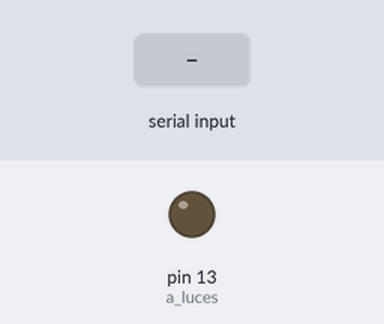
A sketch run on a simulated Arduino Uno, built with avr-gcc and run on an emulated ATmega328P. Parts: output pins drawn as LEDs (lit = HIGH). The test bench sets the inputs (shaded band).

Above: at 1.2 s.
1.3 s: "A" received over Serial
At 2.3 s:
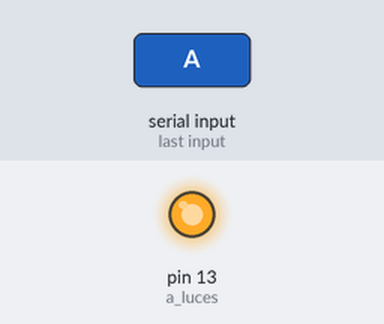
2.8 s: "B" received over Serial
At 3.5 s:
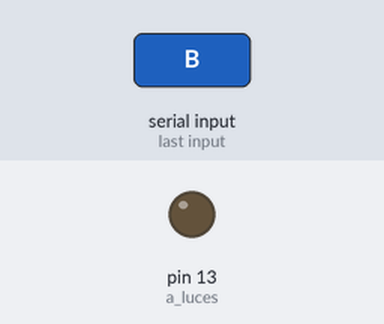
Timing chart, 0 to 5.8 s (numbered marks = the images above; inputs shaded):
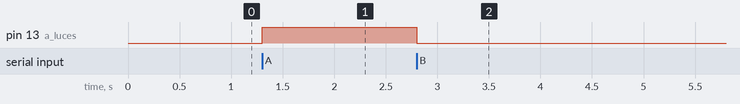

The sketch:

sketch_DomoticaEnMiCasa.ino
```cpp
/*
 *    ARCHIVO:   sketch_DomoticaEnMiCasa.ino
 *      AUTOR:   JUAN CORDOVA
 *      FECHA:   2013-03-09
 *
 *  PROPOSITO:   Proyecto Domotica en mi casa
 *
 * Layout de conexión Pines del ARDUINO
 * ====================================
 *  A0 conectado al Sensor LM35
 *
 * Pines del Sensor
 * PIN 1 - VDD - 5V
 * PIN 2 - SIGNAL
 * PIN 3 - GND
 *
 * Digital 2 IRQ conectado al Sensor TSL235R
 *
 * Pines del Sensor
 * PIN 1 - GND
 * PIN 2 - VDD - 5V
 * PIN 3 - SIGNAL
 *
 */

/*************************************************************/
/*************** PINES DEL ARDUINO ***************************/
/*************************************************************/
/*Sensores*/
const int s_temperatura = 0;
const int s_iluminacion = 1;
const int s_movimiento = 2;

/*Actuadores*/
const int a_luces = 13;
const int a_clima = 12;
const int a_calefaccion = 11;

/*************************************************************/
/***************** VARIABLES Y CONSTANTES ********************/
/*************************************************************/
// --


/*************************************************************/
/*************************** SETUP ***************************/
/*************************************************************/
void setup(){
  pinMode(a_luces, OUTPUT); //declaramos el PIN 13 como salida
  Serial.begin(9600);
}

/*************************************************************/
/************************  LOOP     **************************/
/*************************************************************/
void loop(){
  if(Serial.available()){

    //Recibe signal de la App
    int request = Serial.read();

    if(request=='A'){
      digitalWrite(a_luces, HIGH);//Luces ON
    }
    if(request=='B'){
      digitalWrite(a_luces, LOW);//Luces OFF
    }
    if(request=='C'){
      digitalWrite(a_calefaccion, LOW);//Clima ON; Calefacción OFF
      digitalWrite(a_clima, HIGH);
    }
    if(request=='D'){
      digitalWrite(a_clima, LOW);//Clima OFF; Calefacción ON
      digitalWrite(a_calefaccion, HIGH);
    }
  }//end serial available
}
```

Measured:
- after the input at 1.3 s, pin 13 (a_luces): LOW → HIGH at once
- after the input at 2.8 s, pin 13 (a_luces): HIGH → LOW at once
